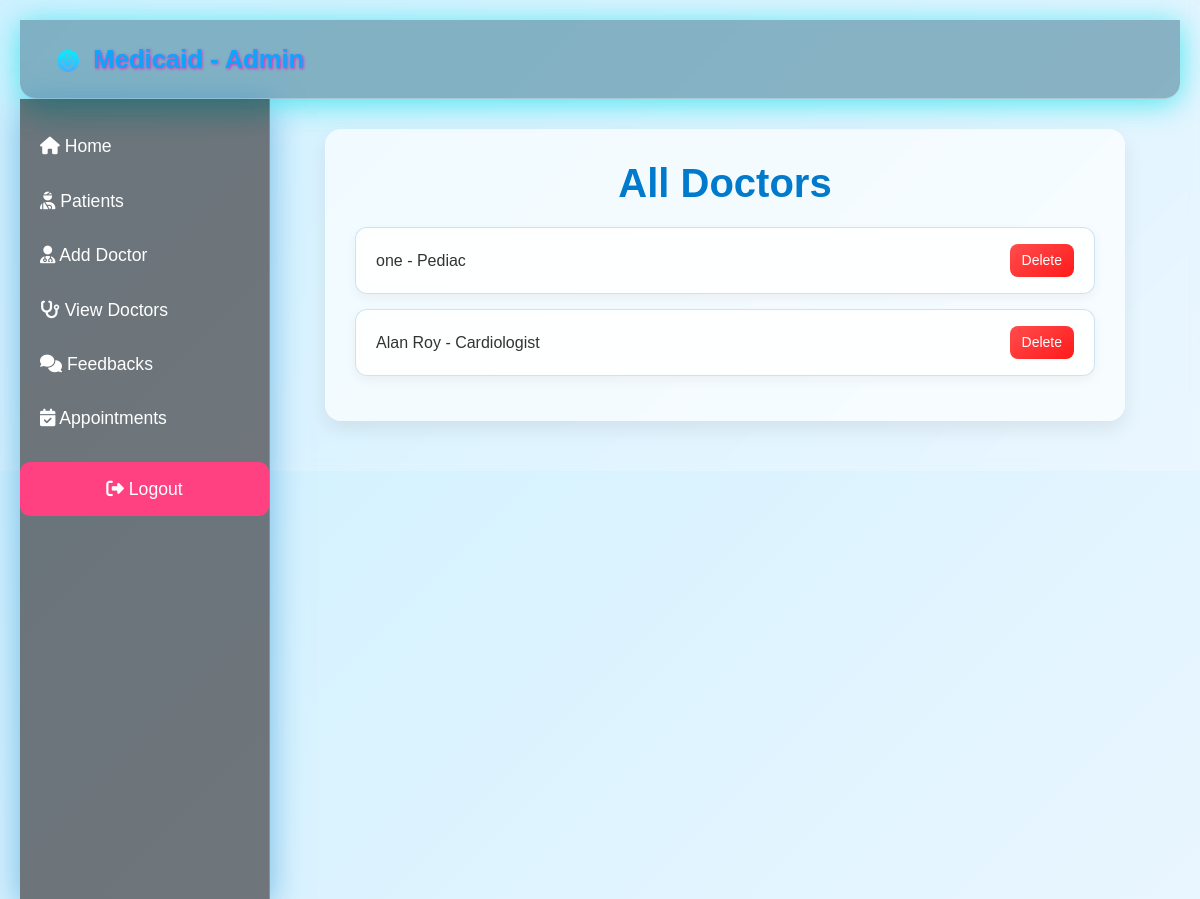
The app's page /ViewDoctor with its own data.
### Admin/models.py (models this page shows, shortened)
class Doctor(models.Model):
    full_name = models.CharField(max_length=100)
    specialty = models.CharField(max_length=100)
    phone = models.CharField(max_length=15)
    address = models.TextField()
    available_days = models.CharField(max_length=100)  # E.g., "Mon, Wed, Fri"
    email=models.CharField(max_length=80,primary_key=True)
    password=models.CharField(max_length=18)

### Admin/views.py (the view)
# urls.py: path('ViewDoctor', v2.ViewDoctor, name='ViewDoctor'),
@csrf_exempt
def ViewDoctor(request):
    D=Doctor.objects.all()
    return render(request,"Admin/viewdoctors.html",{"ob":D})

### Templates/Admin/viewdoctors.html (shortened to what this page needs)
{% extends "Admin/base.html" %}
{% block content %}
<head>
</head>
<body>
    <div class="container">
        <h1>All Doctors</h1>
        <div class="doctor-list">
            {% for doctor in ob %}
            <div class="doctor-item" data-id="{{ doctor.id }}" data-details='{
                "specialty": "{{ doctor.specialty }}",
                "phone": "{{ doctor.phone }}",
                "address": "{{ doctor.address|escapejs }}",
                "available_days": "{{ doctor.available_days }}",
                "email": "{{ doctor.email }}"
            }'>
                <span class="doctor-name">{{ doctor.full_name }} - {{ doctor.specialty }}</span>
                <button class="delete-btn" data-id="{{ doctor.email }}">Delete</button>
            </div>
            {% endfor %}
        </div>
    </div>
</body>
{% endblock content %}

### Templates/Admin/viewdoctors.html (style rules this page uses)
body { font-family: 'Poppins', sans-serif; background: linear-gradient(135deg, #d0f1ff, #eaf6ff); margin: 0; padding: 20px; color: #333; }
.container { max-width: 800px; margin: 0 auto; padding: 30px; background: rgba(255, 255, 255, 0.65); backdrop-filter: blur(12px); border-radius: 16px; box-shadow: 0 8px 20px rgba(0, 0, 0, 0.08); }
h1 { text-align: center; color: #007acc; margin-bottom: 20px; font-weight: 600; }
.doctor-list { margin-top: 20px; }
.doctor-item { padding: 16px 20px; border-radius: 12px; margin-bottom: 15px; background: rgba(255, 255, 255, 0.7); backdrop-filter: blur(10px); box-shadow: 0 4px 12px rgba(0, 0, 0, 0.05); display: flex; justify-content: space-between; align-items: center; transition: all 0.3s ease; border: 1px solid rgba(0, 122, 204, 0.2); }
.delete-btn { background: linear-gradient(145deg, #ff4d4d, #ff1a1a); color: white; border: none; padding: 6px 12px; border-radius: 8px; font-size: 14px; transition: 0.3s ease; }

### records on screen
Doctor: full_name "one", specialty "Pediac"
Doctor: full_name "Alan Roy", specialty "Cardiologist"
